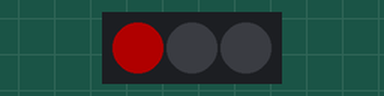
This sketch was run on a simulated Arduino Uno, built with avr-gcc and run on an emulated ATmega328P. Parts: 3 RGB LEDs in strip order, left to right. Dim RGB values are drawn brighter than linear.

Above: at 0.02 s.
At 0.37 s:
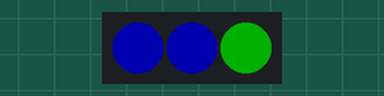
At 0.73 s:
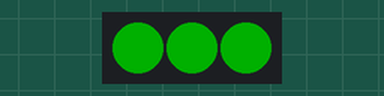
At 1.48 s:
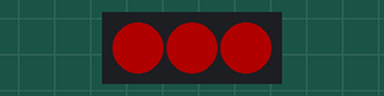
At 2.23 s:
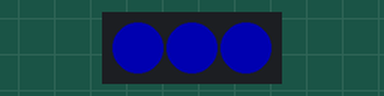
At 2.94 s:
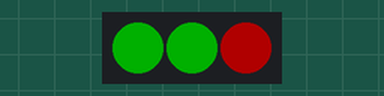
Timing chart, 0 to 3.2 s (numbered marks = the images above):
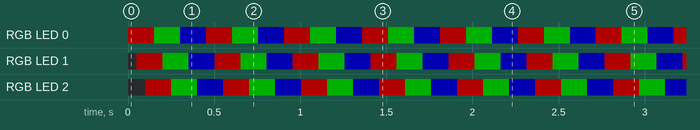

Measured:
- by itself, RGB LED 0–2: repeats every 0.45 s: RGB(0, 55, 0) 0.15 s, RGB(0, 0, 55) 0.15 s, RGB(55, 0, 0) 0.15 s

The sketch:

ARGB_3_strip.ino
```cpp
#include <Adafruit_NeoPixel.h>
#ifdef __AVR__
 #include <avr/power.h> // Required for 16 MHz Adafruit Trinket
#endif

// Which pin on the Arduino is connected to the NeoPixels?
// On a Trinket or Gemma we suggest changing this to 1:
#define LED_PIN    6

// How many NeoPixels are attached to the Arduino?
#define LED_COUNT 3

// Declare our NeoPixel strip object:
Adafruit_NeoPixel strip(LED_COUNT, LED_PIN, NEO_GRB + NEO_KHZ800);

void setup() {

#if defined(__AVR_ATtiny85__) && (F_CPU == 16000000)
  clock_prescale_set(clock_div_1);
#endif


  strip.begin();           // INITIALIZE NeoPixel strip object (REQUIRED)
  strip.show();            // Turn OFF all pixels ASAP
  strip.setBrightness(55); // Set BRIGHTNESS to about 1/5 (max = 255)
}


// loop() function -- runs repeatedly as long as board is on ---------------

void loop() {
  // Fill along the length of the strip in various colors...
  colorWipe(strip.Color(255,   0,   0), 50); // Red
  colorWipe(strip.Color(  0, 255,   0), 50); // Green
  colorWipe(strip.Color(  0,   0, 255), 50); // Blue


}

void colorWipe(uint32_t color, int wait) {
  for(int i=0; i<strip.numPixels(); i++) { // For each pixel in strip...
    strip.setPixelColor(i, color);         //  Set pixel's color (in RAM)
    strip.show();                          //  Update strip to match
    delay(wait);                           //  Pause for a moment
  }
}
```
